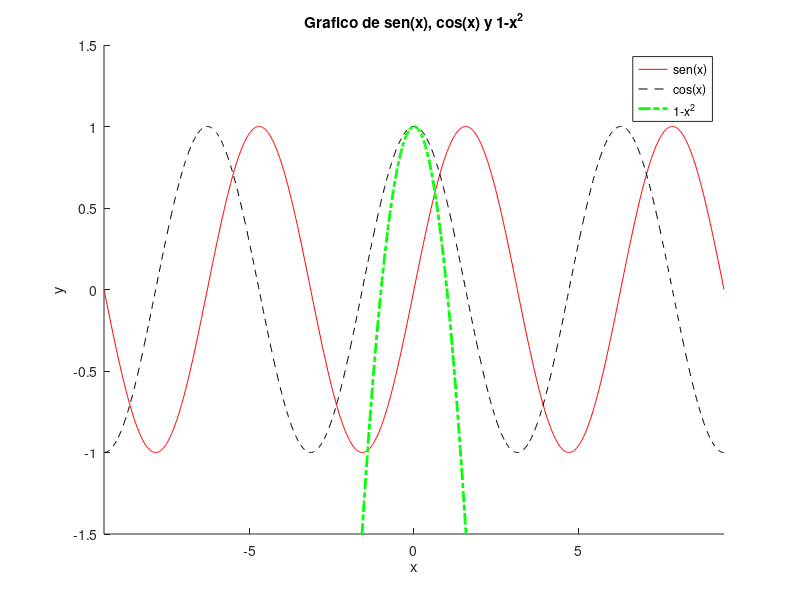

MATLAB code to generate this figure:
%Dominio: [-3pi,3pi] (subdiv. en 1000 puntos)
x = linspace(-3*pi, 3*pi, 1000);
y1 = sin(x); y2 = cos(x);

f=@(x) 1-x.^2; %podemos usar funciones anonimas
y3 = f(x);

hold on             %Para añadir varias curvas
plot(x, y1, 'r-');  %sen(x) linea continua roja
plot(x, y2, 'k--'); %cos(x) linea discontinua negra
plot(x, y3, 'g-.', 'Linewidth', 2); %1-x^2 linea verde
                                    %ptos&trazos doble
hold off

% Fijamos los limites de los ejes
axis([-3*pi, 3*pi, -1.5, 1.5])
% Etiquetas de ejes
xlabel('x'); ylabel('y');
% Titulo
title('Grafico de sen(x), cos(x) y 1-x^2');
% Legenda de curvas
legend('sen(x)', 'cos(x)', '1-x^2');
